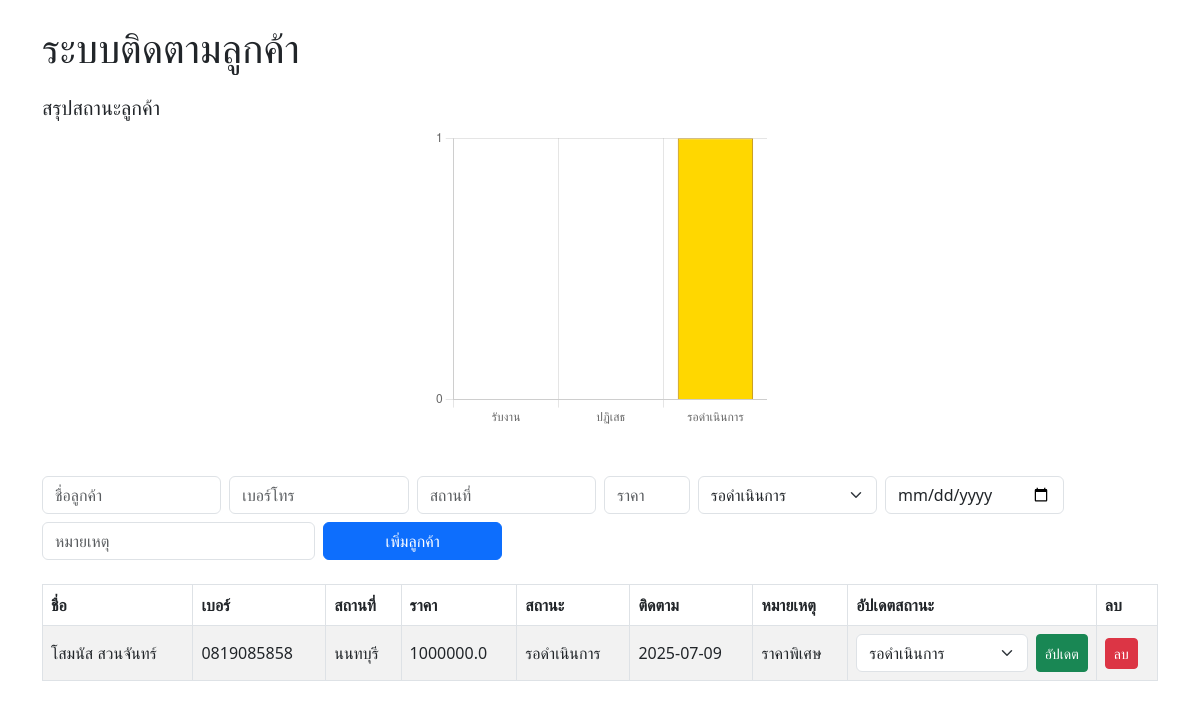
The page / on the database its author committed.
### tables this page shows
CREATE TABLE customers (
            id INTEGER PRIMARY KEY AUTOINCREMENT,
            name TEXT,
            phone TEXT,
            location TEXT,
            price REAL,
            decision_status TEXT,
            follow_up_date TEXT,
            note TEXT
        );

### app.py (the view)
@app.route('/')
def index():
    conn = sqlite3.connect('database.db')
    cursor = conn.cursor()
    cursor.execute("SELECT * FROM customers")
    customers = cursor.fetchall()
    today = datetime.today().strftime('%Y-%m-%d')
    cursor.execute("SELECT * FROM customers WHERE follow_up_date = ?", (today,))
    due_today = cursor.fetchall()
    cursor.execute("SELECT COUNT(*) FROM customers WHERE decision_status='รับงาน'")
    ordered = cursor.fetchone()[0]
    cursor.execute("SELECT COUNT(*) FROM customers WHERE decision_status='ปฏิเสธ'")
    not_ordered = cursor.fetchone()[0]
    cursor.execute("SELECT COUNT(*) FROM customers WHERE decision_status='รอดำเนินการ'")
    pending = cursor.fetchone()[0]
    conn.close()
    return render_template(
        'index.html',
        customers=customers,
        due_today=due_today,
        ordered=ordered,
        not_ordered=not_ordered,
        pending=pending
    )

### templates/index.html (shortened to what this page needs)
<!DOCTYPE html>
<html>
<head>
    <link rel="stylesheet" href="https://cdn.jsdelivr.net/npm/bootstrap@5.3.0/dist/css/bootstrap.min.css">
</head>
<body class="container mt-4">
    <h1 class="mb-4">ระบบติดตามลูกค้า</h1>
    <div class="mb-5">
        <h5>สรุปสถานะลูกค้า</h5>
        <div id="chart-container">
            <canvas id="statusChart"></canvas>
        </div>
    </div>
    <form method="post" action="/add" class="row g-2 mb-4">
        <div class="col-md-2"><input type="text" name="name" placeholder="ชื่อลูกค้า" class="form-control" required></div>
        <div class="col-md-2"><input type="tel" name="phone" placeholder="เบอร์โทร" pattern="[0-9]{9,10}" class="form-control" required></div>
        <div class="col-md-2"><input type="text" name="location" placeholder="สถานที่" class="form-control"></div>
        <div class="col-md-1"><input type="number" name="price" placeholder="ราคา" class="form-control" min="0"></div>
        <div class="col-md-2">
            <select name="status" class="form-select">
                <option value="รอดำเนินการ">รอดำเนินการ</option>
            </select>
        </div>
        <div class="col-md-2"><input type="date" name="follow_up_date" class="form-control" required></div>
        <div class="col-md-3 mt-2"><input type="text" name="note" placeholder="หมายเหตุ" class="form-control"></div>
        <div class="col-md-2 mt-2"><button type="submit" class="btn btn-primary w-100">เพิ่มลูกค้า</button></div>
    </form>
    <table class="table table-bordered table-striped align-middle">
        <thead>
            <tr>
                <th>ชื่อ</th><th>เบอร์</th><th>สถานที่</th><th>ราคา</th><th>สถานะ</th><th>ติดตาม</th><th>หมายเหตุ</th><th>อัปเดตสถานะ</th><th>ลบ</th>
            </tr>
        </thead>
        <tbody>
            {% for row in customers %}
            <tr>
                <td>{{ row[1] }}</td><td>{{ row[2] }}</td><td>{{ row[3] }}</td><td>{{ row[4] }}</td><td>{{ row[5] }}</td><td>{{ row[6] }}</td><td>{{ row[7] }}</td>
                <td>
                    <form action="/update_status/{{ row[0] }}" method="post" class="d-flex">
                        <select name="decision_status" class="form-select me-2">
                            <option value="รอดำเนินการ" {% if row[5] == 'รอดำเนินการ' %}selected{% endif %}>รอดำเนินการ</option>
                        </select>
                        <button type="submit" class="btn btn-sm btn-success">อัปเดต</button>
                    </form>
                </td>
                <td><a href="/delete/{{ row[0] }}" class="btn btn-sm btn-danger" onclick="return confirm('ลบลูกค้าคนนี้?')">ลบ</a></td>
            </tr>
            {% endfor %}
        </tbody>
    </table>
    <script>
      const ctx = document.getElementById('statusChart').getContext('2d');
      const statusChart = new Chart(ctx, {
        type: 'bar',
        data: {
          labels: ['รับงาน', 'ปฏิเสธ', 'รอดำเนินการ'],
          datasets: [{
            label: 'จำนวนลูกค้า',
            data: [{{ ordered }}, {{ not_ordered }}, {{ pending }}],
            backgroundColor: ['#800000', '#808080', '#FFD700'],
            borderColor: ['#5a0000', '#666666', '#b8860b'],
            borderWidth: 1
          }]
        },
        options: {
          responsive: true,
          maintainAspectRatio: false,
          scales: {
            y: { beginAtZero: true, ticks: { stepSize: 1 } }
          },
          plugins: {
            legend: { display: false },
            tooltip: {
              callbacks: {
                label: function(context) {
                  return 'จำนวน: ' + context.parsed.y;
                }
              }
            }
          }
        }
      });
    </script>
</body>
</html>

### templates/index.html (style rules this page uses)
#chart-container { max-width: 30%; margin: auto; position: relative; height: 300px; }

### rows shown on the page
customers: name "โสมนัส สวนจันทร์", phone "0819085858", location "นนทบุรี", price "1000000.0", decision_status "รอดำเนินการ", follow_up_date "2025-07-09", note "ราคาพิเศษ"

### other values the page prints
chart data {{ ordered }} 0
chart data {{ not_ordered }} 0
chart data {{ pending }} 1
